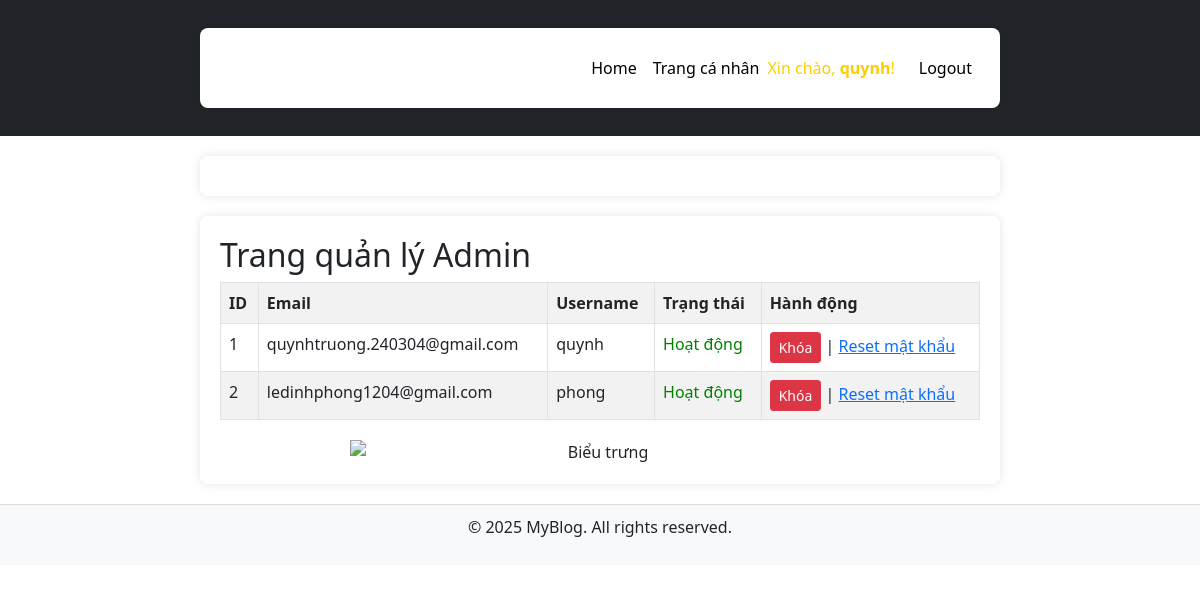
The page /admin/ (signed in) on the database its author committed.
### website/models.py (models this page shows)
class User(db.Model, UserMixin):
    id = db.Column(db.Integer, primary_key=True)
    email = db.Column(db.String(150), unique=True)
    username = db.Column(db.String(150), unique=True)
    password = db.Column(db.String(150))
    date_created = db.Column(db.DateTime(timezone=True), default=func.now())
    is_blocked = db.Column(db.Boolean, default=False)  # ✅ Thêm cột này
    is_admin = db.Column(db.Boolean, default=False)  # ✅ Thêm quyền admin
    posts = db.relationship('Post', backref='user', passive_deletes=True)
    comments = db.relationship('Comment', backref='user', passive_deletes=True)

### website/admin.py (the view)
@admin.route('/')
@login_required
def admin_dashboard():
    if not current_user.is_admin:
        flash("Bạn không có quyền truy cập!", "danger")
        return redirect(url_for('views.home'))
    users = User.query.all()
    return render_template('admin.html', users=users, user=current_user)  # ✅ Truyền 'user'

### website/__init__.py (called while the page is built)
def create_app():
    app = Flask(__name__)
    app.config['SECRET_KEY'] = "helloworld"
    app.config['SQLALCHEMY_DATABASE_URI'] = f'sqlite:///{DB_NAME}'
    db.init_app(app)
    migrate = Migrate(app, db)  # ✅ Khởi tạo Flask-Migrate
    from .models import User, Post
    from .views import views
    from .auth import auth
    from .admin import admin
    app.register_blueprint(views, url_prefix="/")
    app.register_blueprint(auth, url_prefix="/")
    app.register_blueprint(admin, url_prefix="/admin")
    create_database(app)  # ✅ Tạo database nếu chưa có
    login_manager = LoginManager()
    login_manager.login_view = "auth.login"
    login_manager.init_app(app)
    @login_manager.user_loader
    def load_user(id):
        return User.query.get(int(id))
    return app

### website/templates/admin.html
{% extends "base.html" %}
{% block content %}
<h2>Trang quản lý Admin</h2>
<table class="table table-striped table-bordered">
    <tr>
        <th>ID</th>
        <th>Email</th>
        <th>Username</th>
        <th>Trạng thái</th>
        <th>Hành động</th>
    </tr>
    {% for user in users %}
    <tr>
        <td>{{ user.id }}</td>
        <td>{{ user.email }}</td>
        <td>{{ user.username }}</td>
        <td>
            {% if user.is_blocked %}
                <span style="color: red;">Bị khóa</span>
            {% else %}
                <span style="color: green;">Hoạt động</span>
            {% endif %}
        </td>
        <td>
            {% if user.is_blocked %}
                <a href="{{ url_for('admin.unblock_user', user_id=user.id) }}">Mở khóa</a>
            {% else %}
                <a href="{{ url_for('admin.block_user', user_id=user.id) }}" onclick="return confirm('Bạn có chắc muốn khóa tài khoản này?')" class="btn btn-danger btn-sm">Khóa</a>
            {% endif %}
            |
            <a href="{{ url_for('admin.reset_password', user_id=user.id) }}">Reset mật khẩu</a>
        </td>
    </tr>
    {% endfor %}
</table>
<div style="text-align: center; margin-top: 20px;">
    <img src="{{ url_for('static', filename='images/logo.png') }}" alt="Biểu trưng"
     style="max-width: 500px; height: auto; display: block; margin: auto;">
</div>
{% endblock %}

### website/templates/base.html (shortened to what this page needs)
<!DOCTYPE html>
<html lang="en">
  <head>
    <link
      href="https://cdn.jsdelivr.net/npm/bootstrap@5.0.2/dist/css/bootstrap.min.css"
      rel="stylesheet"
    />
  </head>
  <body>
    <nav class="navbar navbar-expand-lg navbar-dark bg-dark">
      <div class="container">
        <a class="navbar-brand" href="/">MyBlog</a>
        <div class="collapse navbar-collapse" id="navbar">
          <div class="navbar-nav ms-auto">
            <a class="nav-item nav-link" href="/home">Home</a>
            {% if user.is_authenticated %}
              <a class="nav-item nav-link" href="/profile">Trang cá nhân</a>
              <span class="navbar-text me-3" style="color: #ffcc00;">Xin chào, <strong>{{ user.username }}</strong>!</span>
              <a class="nav-item nav-link" href="/logout">Logout</a>
            {% else %}
              <a class="nav-item nav-link" href="/login">Login</a>
              <a class="nav-item nav-link" href="/sign-up">Sign Up</a>
            {% endif %}
          </div>
        </div>
      </div>
    </nav>
    <div class="container">
    </div>
    <div class="container">{% block content %}{% endblock %}</div>
    <div class="footer">
      <p>&copy; 2025 MyBlog. All rights reserved.</p>
    </div>
  </body>
</html>

### website/templates/base.html (style rules this page uses)
.container { max-width: 800px; margin: 20px auto; padding: 20px; background: #fff; box-shadow: 0 0 10px rgba(0, 0, 0, 0.1); border-radius: 8px; }
.navbar { margin-bottom: 20px; }
.footer { text-align: center; padding: 10px; margin-top: 20px; background: #f8f9fa; border-top: 1px solid #ddd; }
.navbar-dark .navbar-nav .nav-link { color: black !important; }

### rows shown on the page
User: username "quynh", id "1", email "quynhtruong.240304@gmail.com", shows "Hoạt động"
User: id "2", email "ledinhphong1204@gmail.com", username "phong", is_blocked "Hoạt động"
